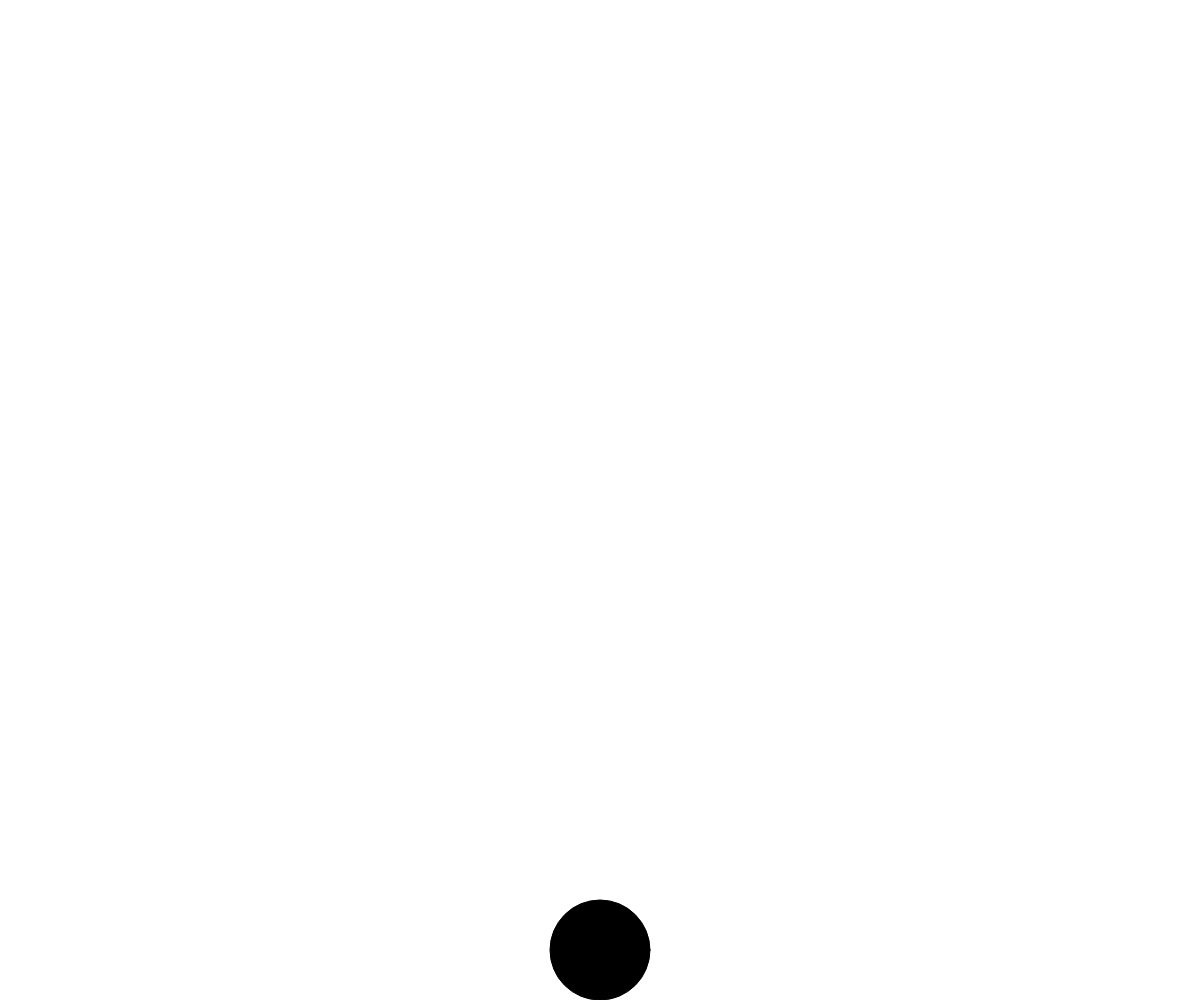
Frame 1 (no input)
Frame 60 (no input): blank canvas, image omitted
Frame 120 (the mouse pressed at the canvas centre since frame 60): blank canvas, image omitted

The p5.js sketch that drew this single still picture (run headless with seeded random() and noise() and a simulated clock; from frame 60 on, the mouse is pressed at the canvas centre):

// p5.js sketch
// ── sketch.js
// gravity jump thing
// Your Name
// Date
//
// Extra for Experts:
// - describe what you did to take this project "above and beyond"

let x, y; //location
let dx, dy; //velcoity
let ax, ay; // acceleration
let gravity = 0.15;

let radius = 50;

function setup() {
  createCanvas(windowWidth, windowHeight);
  x = width/2;
  y = height - radius;
  dx = 0;
  dy = 0;
  ax = 0;
  ay = 0;
}

function draw() {
  background("white");
  //apply physics
  dy += ay; //add acceleration to velocity
  y += dy; //add velocity to location
  dy += gravity;

  //reset acceleration
  ay = 0;

  //display ball
  fill(0);
  ellipse(x ,y, radius*2, radius*2);

}

function keyPressed() {
  if (key === " ") {
    ay = -5;
  }
}
